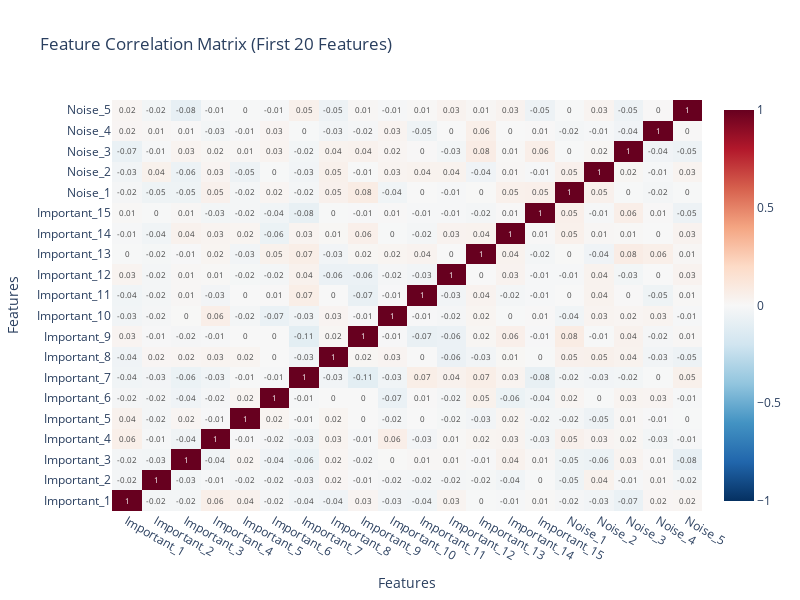
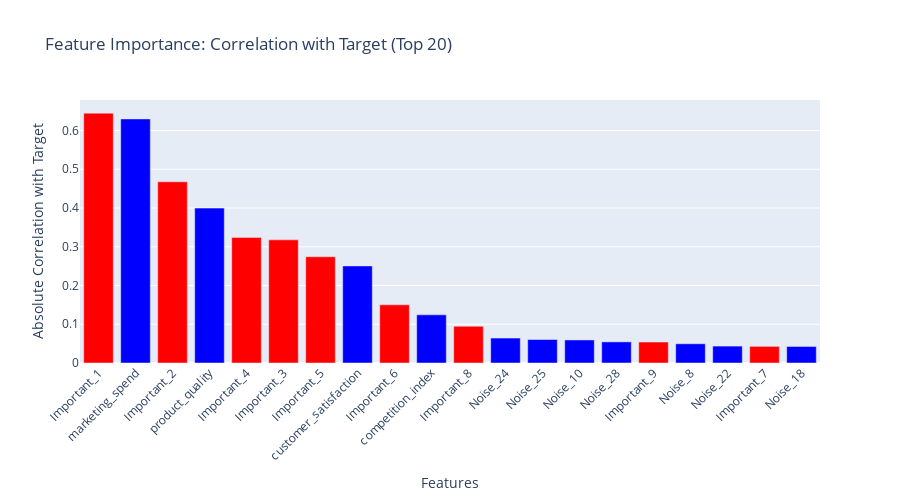

Notebook code for these charts, in order:
### Code cell
# 1. DATA PREPARATION AND FEATURE ANALYSIS
print(" 1. DATA PREPARATION AND FEATURE ANALYSIS")
print("=" * 45)

# Prepare features and target
feature_cols = [col for col in df.columns if col not in ['target']]
X = df[feature_cols].values
y = df['target'].values

# Split data
X_train, X_test, y_train, y_test = train_test_split(X, y, test_size=0.2, random_state=42)

# Scale features (important for regularization)
scaler = StandardScaler()
X_train_scaled = scaler.fit_transform(X_train)
X_test_scaled = scaler.transform(X_test)

print(f"Training set: {X_train.shape}")
print(f"Test set: {X_test.shape}")

# Analyze feature correlations
correlation_matrix = df[feature_cols].corr()

# Create correlation heatmap
fig_corr = go.Figure(data=go.Heatmap(
 z=correlation_matrix.values,
 x=correlation_matrix.columns,
 y=correlation_matrix.columns,
 colorscale='RdBu_r',
 zmid=0,
 text=correlation_matrix.round(2).values,
 texttemplate="%{text}",
 textfont={"size": 8},
 hoverongaps=False
))

fig_corr.update_layout(
 title="Feature Correlation Matrix (First 20 Features)",
 width=800,
 height=600,
 xaxis_title="Features",
 yaxis_title="Features"
)

# Show only first 20 features for readability
if len(feature_cols) > 20:
 corr_subset = correlation_matrix.iloc[:20, :20]
 fig_corr.data[0].z = corr_subset.values
 fig_corr.data[0].x = corr_subset.columns
 fig_corr.data[0].y = corr_subset.columns
 fig_corr.data[0].text = corr_subset.round(2).values

fig_corr.show()

# Feature importance analysis using basic correlation with target
feature_importance = pd.DataFrame({
 'feature': feature_cols,
 'correlation_with_target': [np.corrcoef(df[col], df['target'])[0,1] for col in feature_cols],
 'abs_correlation': [abs(np.corrcoef(df[col], df['target'])[0,1]) for col in feature_cols]
})

feature_importance = feature_importance.sort_values('abs_correlation', ascending=False)

# Plot feature importance
fig_importance = go.Figure()

# Color by feature type
colors = ['red' if 'Important' in feat else 'blue' for feat in feature_importance['feature']]

fig_importance.add_trace(
 go.Bar(
 x=feature_importance['feature'][:20], # Top 20 features
 y=feature_importance['abs_correlation'][:20],
 marker_color=colors[:20],
 name='Feature Importance',
 hovertemplate="<b>%{x}</b><br>Correlation: %{y:.3f}<extra></extra>"
 )
)

fig_importance.update_layout(
 title="Feature Importance: Correlation with Target (Top 20)",
 xaxis_title="Features",
 yaxis_title="Absolute Correlation with Target",
 height=500,
 xaxis_tickangle=-45
)
fig_importance.show()

print(" Feature Analysis Summary:")
print(f"• Strongest predictor: {feature_importance.iloc[0]['feature']} (r={feature_importance.iloc[0]['correlation_with_target']:.3f})")
print(f"• Number of features with |r| > 0.1: {(feature_importance['abs_correlation'] > 0.1).sum()}")
print(f"• Number of features with |r| < 0.05: {(feature_importance['abs_correlation'] < 0.05).sum()}")

# Show true vs discovered important features
print(f"\n True vs Discovered Important Features:")
important_features = feature_importance[feature_importance['abs_correlation'] > 0.1]['feature'].tolist()
true_important = [f for f in feature_cols if 'Important' in f]
discovered_important = [f for f in important_features if 'Important' in f]

print(f"• True important features: {len(true_important)}")
print(f"• Discovered important features: {len(discovered_important)}")
print(f"• Discovery accuracy: {len(discovered_important)/len(true_important):.1%}")

### Figure 1 — Plotly figure (JSON) as saved in the notebook; plotly's stock layout.template omitted (floating-point values rounded to 4 significant figures; data arrays with more than 128 entries replaced by an {"elided": "..."} marker saying what was removed)
{"data": [{"colorscale": [[0, "rgb(5,48,97)"], [0.1, "rgb(33,102,172)"], [0.2, "rgb(67,147,195)"], [0.3, "rgb(146,197,222)"], [0.4, "rgb(209,229,240)"], [0.5, "rgb(247,247,247)"], [0.6, "rgb(253,219,199)"], [0.7, "rgb(244,165,130)"], [0.8, "rgb(214,96,77)"], [0.9, "rgb(178,24,43)"], [1, "rgb(103,0,31)"]], "hoverongaps": false, "text": {"elided": "20x20 float values"}, "textfont": {"size": 8}, "texttemplate": "%{text}", "type": "heatmap", "x": ["Important_1", "Important_2", "Important_3", "Important_4", "Important_5", "Important_6", "Important_7", "Important_8", "Important_9", "Important_10", "Important_11", "Important_12", "Important_13", "Important_14", "Important_15", "Noise_1", "Noise_2", "Noise_3", "Noise_4", "Noise_5"], "y": ["Important_1", "Important_2", "Important_3", "Important_4", "Important_5", "Important_6", "Important_7", "Important_8", "Important_9", "Important_10", "Important_11", "Important_12", "Important_13", "Important_14", "Important_15", "Noise_1", "Noise_2", "Noise_3", "Noise_4", "Noise_5"], "z": {"elided": "20x20 float values"}, "zmid": 0}], "layout": {"height": 600, "title": {"text": "Feature Correlation Matrix (First 20 Features)"}, "width": 800, "xaxis": {"title": {"text": "Features"}}, "yaxis": {"title": {"text": "Features"}}}}

### Figure 2 — Plotly figure (JSON) as saved in the notebook; plotly's stock layout.template omitted (floating-point values rounded to 4 significant figures)
{"data": [{"hovertemplate": "<b>%{x}</b><br>Correlation: %{y:.3f}<extra></extra>", "marker": {"color": ["red", "blue", "red", "blue", "red", "red", "red", "blue", "red", "blue", "red", "blue", "blue", "blue", "blue", "red", "blue", "blue", "red", "blue"]}, "name": "Feature Importance", "type": "bar", "x": ["Important_1", "marketing_spend", "Important_2", "product_quality", "Important_4", "Important_3", "Important_5", "customer_satisfaction", "Important_6", "competition_index", "Important_8", "Noise_24", "Noise_25", "Noise_10", "Noise_28", "Important_9", "Noise_8", "Noise_22", "Important_7", "Noise_18"], "y": [0.6448, 0.6299, 0.4676, 0.3998, 0.3242, 0.3178, 0.2742, 0.2505, 0.1502, 0.1243, 0.09479, 0.06442, 0.06057, 0.05949, 0.05452, 0.05412, 0.04962, 0.04366, 0.04295, 0.04263]}], "layout": {"height": 500, "title": {"text": "Feature Importance: Correlation with Target (Top 20)"}, "xaxis": {"tickangle": -45, "title": {"text": "Features"}}, "yaxis": {"title": {"text": "Absolute Correlation with Target"}}}}
